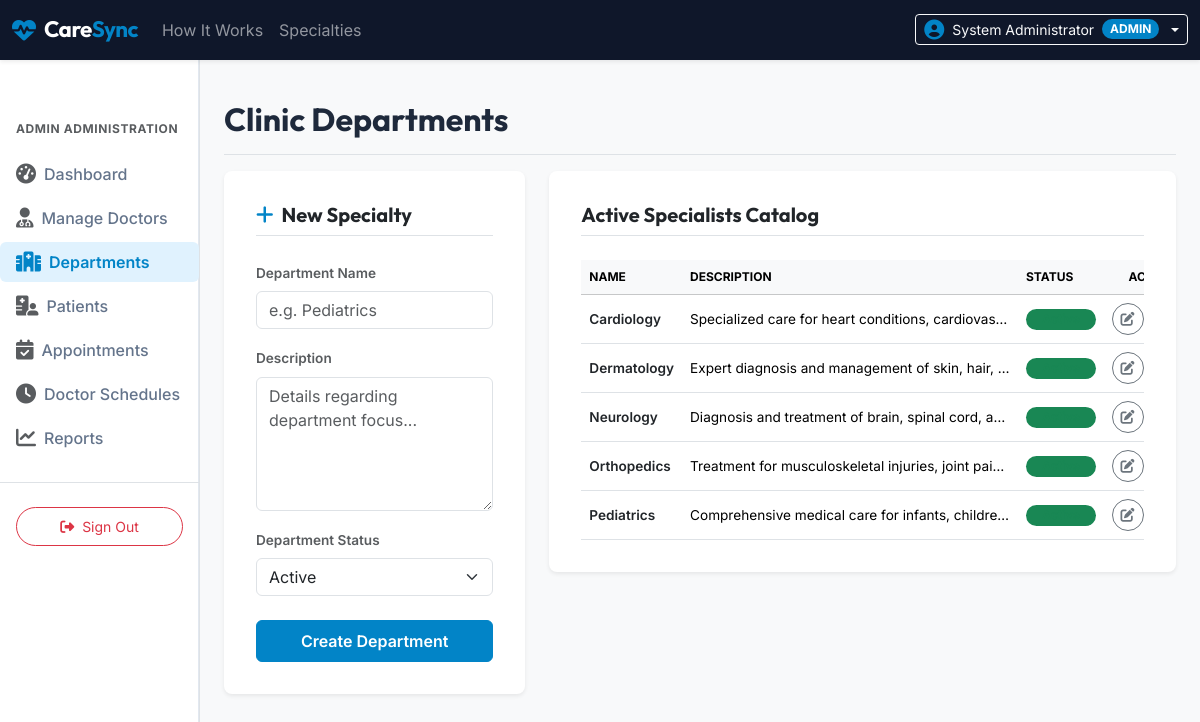
The app's page /admin/departments.php (signed in) with its own data.
### tables this page shows
CREATE TABLE `departments` (
  `id` INT AUTO_INCREMENT PRIMARY KEY,
  `name` VARCHAR(100) NOT NULL UNIQUE,
  `description` TEXT NOT NULL,
  `status` ENUM('active', 'inactive') NOT NULL DEFAULT 'active',
  `created_at` TIMESTAMP DEFAULT CURRENT_TIMESTAMP
);

### includes/functions.php (called while the page is built, shortened)
<?php
function sanitize($data) {
    return htmlspecialchars(trim($data), ENT_QUOTES, 'UTF-8');
}
?>

### admin/departments.php (the view, shortened to what this page needs)
<?php
require_once __DIR__ . '/../includes/header.php';
require_once __DIR__ . '/../config/database.php';
$editDept = null;
$departments = [];
try {
    $stmt = $pdo->query("SELECT * FROM departments ORDER BY name ASC");
    $departments = $stmt->fetchAll();
} catch (PDOException $e) {
    $error = "Failed to load clinical directory: " . $e->getMessage();
}
?>
<div class="d-flex justify-content-between flex-wrap flex-md-nowrap align-items-center pt-3 pb-2 mb-3 border-bottom">
    <h1 class="h2 font-outfit fw-bold text-dark-blue">Clinic Departments</h1>
</div>
<div class="row g-4">
    <div class="col-lg-4">
        <div class="card border-0 shadow-sm rounded-3 bg-white p-3">
            <div class="card-body">
                <h5 class="card-title font-outfit fw-bold text-dark-blue mb-4 border-bottom pb-2">
                    <?php echo $editDept ? '<i class="fa-solid fa-pen-to-square text-medical-blue me-2"></i>Edit Specialty' : '<i class="fa-solid fa-plus text-medical-blue me-2"></i>New Specialty'; ?>
                </h5>
                <form action="departments.php" method="POST" class="needs-validation" novalidate>
                    <div class="mb-3">
                        <label for="name" class="form-label fs-8 text-muted fw-semibold">Department Name</label>
                        <input type="text" class="form-control" id="name" name="name" value="<?php echo sanitize($editDept['name'] ?? ''); ?>" placeholder="e.g. Pediatrics" required>
                    </div>
                    <div class="mb-3">
                        <label for="description" class="form-label fs-8 text-muted fw-semibold">Description</label>
                        <textarea class="form-control" id="description" name="description" rows="5" placeholder="Details regarding department focus..." required><?php echo sanitize($editDept['description'] ?? ''); ?></textarea>
                    </div>
                    <div class="mb-4">
                        <label for="status" class="form-label fs-8 text-muted fw-semibold">Department Status</label>
                        <select class="form-select" id="status" name="status" required>
                            <option value="active" <?php echo ($editDept['status'] ?? '') === 'active' ? 'selected' : ''; ?>>Active</option>
                        </select>
                    </div>
                    <div class="d-grid gap-2">
                        <button type="submit" class="btn btn-medical-blue text-white fw-semibold py-2">
                            <?php echo $editDept ? 'Save Changes' : 'Create Department'; ?>
                        </button>
                    </div>
                </form>
            </div>
        </div>
    </div>
    <div class="col-lg-8">
        <div class="card border-0 shadow-sm rounded-3 bg-white p-3">
            <div class="card-body">
                <h5 class="card-title font-outfit fw-bold text-dark-blue mb-4 border-bottom pb-2">Active Specialists Catalog</h5>
                <div class="table-responsive">
                    <table class="table align-middle table-hover mb-0 text-nowrap">
                        <thead class="table-light fs-9 text-uppercase">
                            <tr>
                                <th style="width: 25%">Name</th>
                                <th style="width: 50%">Description</th>
                                <th style="width: 15%">Status</th>
                                <th style="width: 10%" class="text-end">Actions</th>
                            </tr>
                        </thead>
                        <tbody class="fs-8">
                            <?php if (empty($departments)): ?>
                                <tr>
                                    <td colspan="4" class="text-center text-muted py-3">No departments created.</td>
                                </tr>
                            <?php else: ?>
                                <?php foreach ($departments as $dept): ?>
                                    <tr class="<?php echo $editDept && $editDept['id'] == $dept['id'] ? 'table-warning' : ''; ?>">
                                        <td class="fw-semibold text-dark"><?php echo sanitize($dept['name']); ?></td>
                                        <td>
                                            <div class="text-truncate" style="max-width: 320px;" title="<?php echo sanitize($dept['description']); ?>">
                                                <?php echo sanitize($dept['description']); ?>
                                            </div>
                                        </td>
                                        <td>
                                            <span class="badge bg-opacity-15 px-3 py-1.5 rounded-pill fs-9 <?php echo $dept['status'] === 'active' ? 'bg-success text-success' : 'bg-danger text-danger'; ?>">
                                            </span>
                                        </td>
                                        <td class="text-end">
                                            <div class="d-inline-flex gap-2">
                                                <a href="departments.php?edit_id=<?php echo $dept['id']; ?>" class="btn btn-outline-secondary btn-sm rounded-circle d-flex align-items-center justify-content-center" style="width:32px; height:32px;" title="Edit Department details">
                                                    <i class="fa-solid fa-pen-to-square"></i>
                                                </a>
                                            </div>
                                        </td>
                                    </tr>
                                <?php endforeach; ?>
                            <?php endif; ?>
                        </tbody>
                    </table>
                </div>
            </div>
        </div>
    </div>
</div>
<?php
require_once __DIR__ . '/../includes/footer.php';
?>

### assets/css/style.css (style rules this page uses)
:root { --dark-blue: #0f172a; --medical-blue: #0284c7; --medical-light: #e0f2fe; --body-bg: #f8fafc; --text-dark: #1e293b; --text-muted: #64748b; --border-color: #e2e8f0; }
body { font-family: 'Inter', sans-serif; color: var(--text-dark); background-color: var(--body-bg) !important; display: flex; flex-direction: column; min-height: 100vh; }
.font-outfit, h1, h2, h3, h4, h5, h6 { font-family: 'Outfit', sans-serif; }
.text-medical-blue { color: var(--medical-blue) !important; }
.btn-medical-blue { background-color: var(--medical-blue); border-color: var(--medical-blue); color: #fff; }
.fs-8 { font-size: 0.85rem !important; }
.fs-9 { font-size: 0.75rem !important; }

### records on screen
departments: name "Cardiology", description "Specialized care for heart conditions, cardiovas…"
departments: name "Dermatology", description "Expert diagnosis and management of skin, hair,…"
departments: name "Neurology", description "Diagnosis and treatment of brain, spinal cord, a…"
departments: name "Orthopedics", description "Treatment for musculoskeletal injuries, joint pai…", $dept['id'] 3 (drawn)
departments: name "Pediatrics", description "Comprehensive medical care for infants, childre…"

### other values on screen
$_SESSION['name'] "System Administrator"
$_SESSION['role'] "ADMIN"
